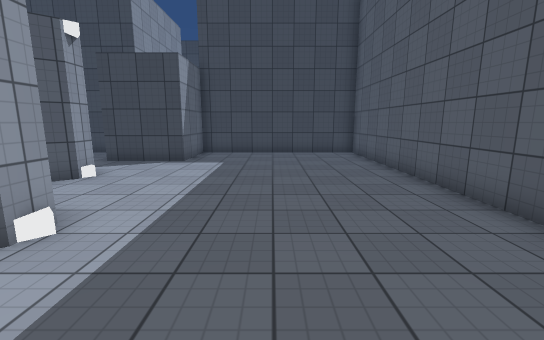
[1] (above)

13 first-person views from a walk through a scene from a Unity 3-D project. The camera is 1.5 m above the floor, tilts 10° down and sees 90° across. Doors are open. The floor is counted in squares, 1 m on a side. Each view is taken from the middle of a square. On the plan, view 1 faces up. The plan holds only what a view shows up to about 14 squares ahead; the rest is blank. The place goes on beyond the plan. The player character is not drawn. Surface patterns are stand-ins for the level's own textures.

[2]
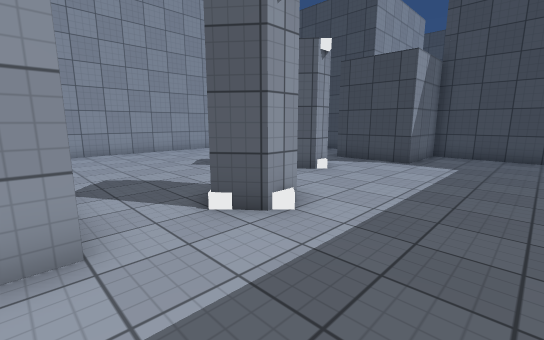

[3]
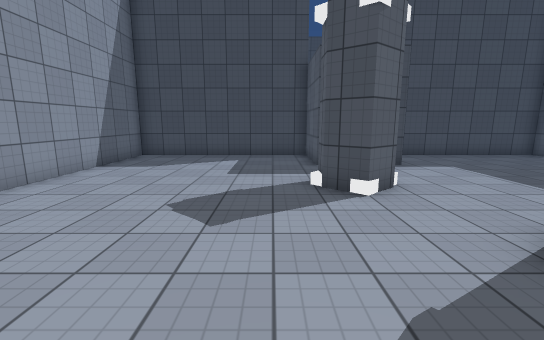

[4]
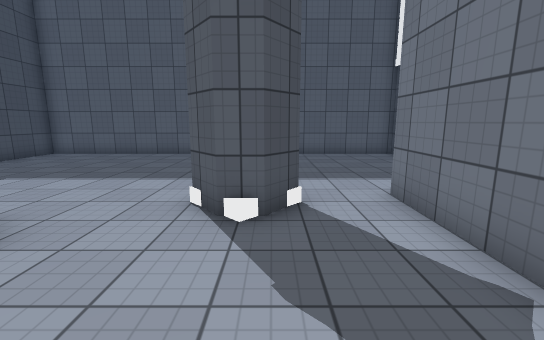

[5]
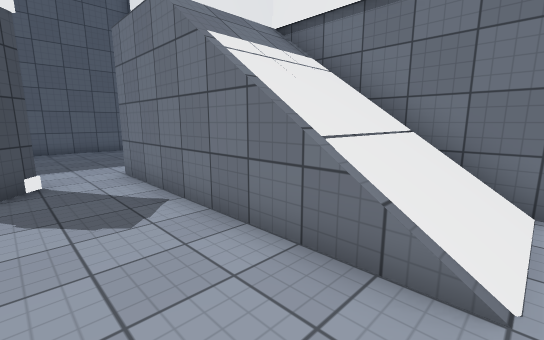

[6]
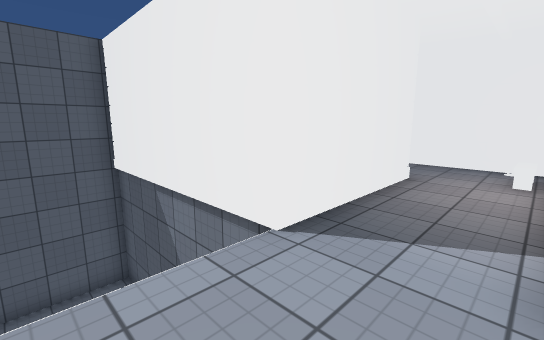

[7]
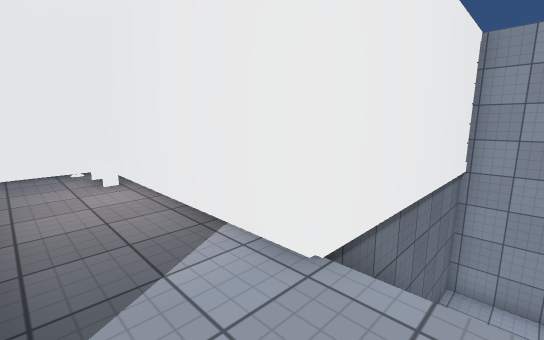

[8]
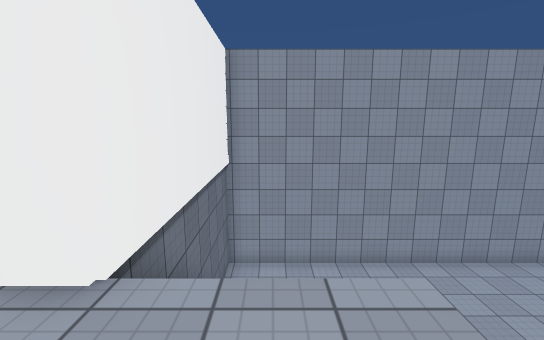

[9]
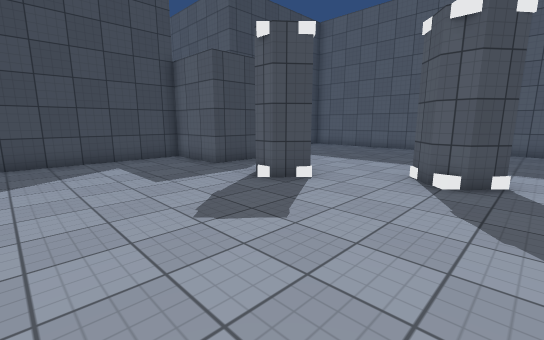

[10]
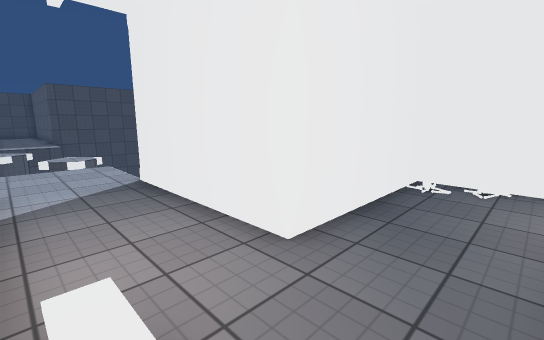

[11]
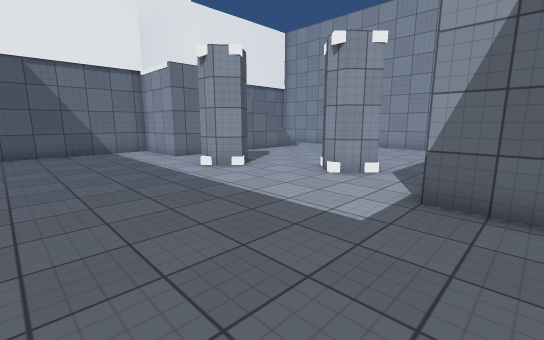

[12]
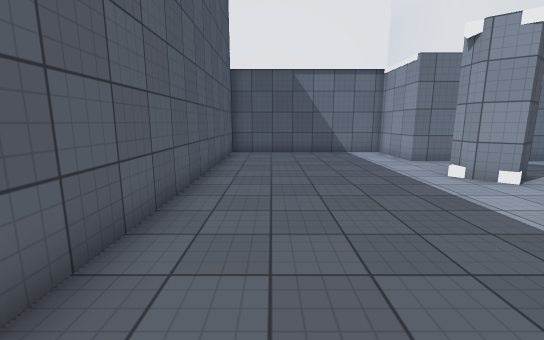

[13]
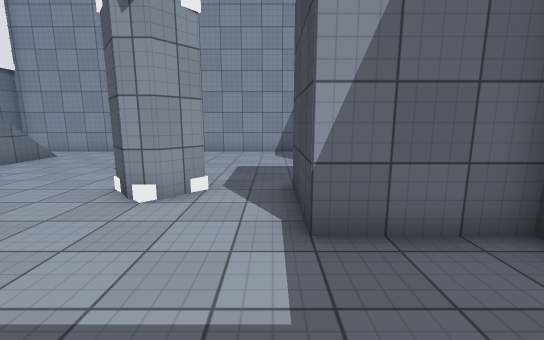

### Floor plan
Key: @ floor where view 1 was taken; # wall or solid block; . main floor; : floor 4 m higher than the main floor; / step, stairs or slope; O other object.
Columns run from 14 left of view 1 to 4 right of it. Each row starts with its distance up from view 1.
 14 ######### #########
 13 #.......# #.......#
 12 #.......###.......#
 11 #.......###.......#
 10 #.................#
  9 #.................#
  8 #.......#.........#
  7 #.......O.........#
  6 #.................#
  5 #.................#
  4 #.........#.......#
  3 #.........O.......#
  2 #.................#
  1 #.................#
  0 #.//////:::...@...#
 -1 #.//////:::.......#
 -2 #.//////:::.......#
 -3 #######O:::O#######
 -4        #:::#
 -5        #:::#
 -6        O:::#
 -7        O:::O
 -8        #:::O#####
 -9        #::::::: #
-10        #::::::::#
-11        #####

Positions as (right, up) in squares from view 1, and headings:
1: (0, 0), facing up
2: (0, 0), facing up-left
3: (-8, 1), facing up
4: (-9, 3), facing right
5: (-12, 3), facing down-right
6: (-6, 0), facing down-right
7: (-4, -1), facing down-left
8: (-4, -1), facing left
9: (-12, 2), facing up-right
10: (-6, -10), facing up-right
11: (2, 12), facing down-left
12: (2, 11), facing down
13: (0, 10), facing left
